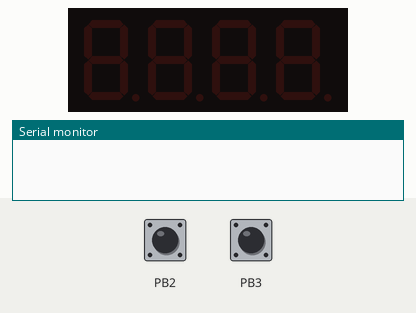
This sketch was run on a simulated ATtiny85, built with avr-gcc and run on an emulated ATtiny85. Parts: 4-digit seven-segment display, the last lines printed to the serial monitor. The test bench sets the inputs (shaded band); at power-on: PB2 HIGH, PB3 HIGH. Random numbers use the default seed unless the sketch sets one.

Above: at 1.2 s.
1.3 s: PB2 pulled LOW for 0.15 s
At 2.5 s:
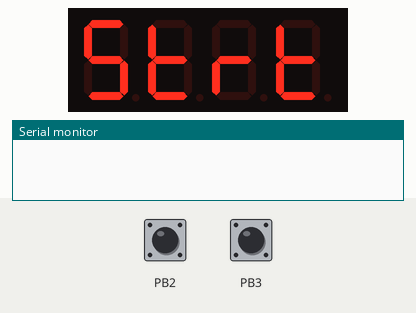
2.9 s: PB2 pulsed LOW 2 times (0.12 s each, 0.3 s apart)
At 4.3 s:
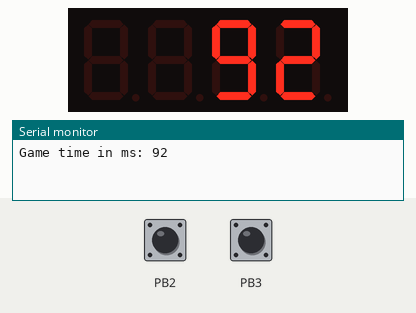
5.0 s: PB2 pulled LOW for 1 s
At 5.6 s:
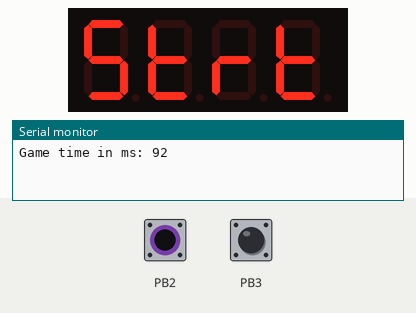
Timing chart, 0 to 8.0 s (numbered marks = the images above; inputs shaded):
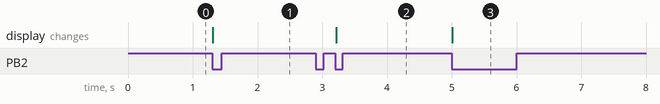

The sketch:

MFSReaktionstester.ino
```cpp
#include <TimerOne.h>
#include <MultiFuncShield.h>

unsigned long timeRandom;
unsigned long timeStart;
unsigned long timeEnd;
unsigned long myTimeStart;
unsigned long myTimeEnd;

byte game;
long randNumber;

void setup() {
  Timer1.initialize();
  MFS.initialize(&Timer1);
  game=0;
  timeRandom=millis();
  randomSeed(timeRandom);
  Serial.begin(9600);
  MFS.writeLeds(LED_1|LED_2|LED_3|LED_4, OFF);
}

void loop() {
  byte btn = MFS.getButton();

  if(game==1) {
    timeEnd = millis();
    if((timeStart+randNumber)< timeEnd){
      MFS.writeLeds(LED_1|LED_2|LED_3|LED_4, ON);
      game=2;
      myTimeStart = millis();
    }
  }

  if (btn == BUTTON_1_PRESSED){
    if(game==0) {
      game=1;
      timeStart = millis();
      randNumber = random(1000,3000);
      MFS.write ("Strt");
    }
    if(game==2) {
      MFS.writeLeds(LED_1|LED_2|LED_3|LED_4, OFF);
      game=0;
      myTimeEnd = millis();
      Serial.print("Game time in ms: ");
      Serial.println(myTimeEnd-myTimeStart);
      MFS.write((int)(myTimeEnd-myTimeStart));
    }
    /*if(game==1) {
      timeEnd = millis();
      if((timeStart+randNumber)> timeEnd){
        MFS.write("Eror");
        game=0;
      }
    }*/
  }
}
```

Measured:
- after the input at 1.3 s, the display: changes at once (image 1)
- after the input at 2.9 s, the display: changes after 0.31 s (image 2)
- after the input at 5.0 s, the display: changes at once (image 3)
